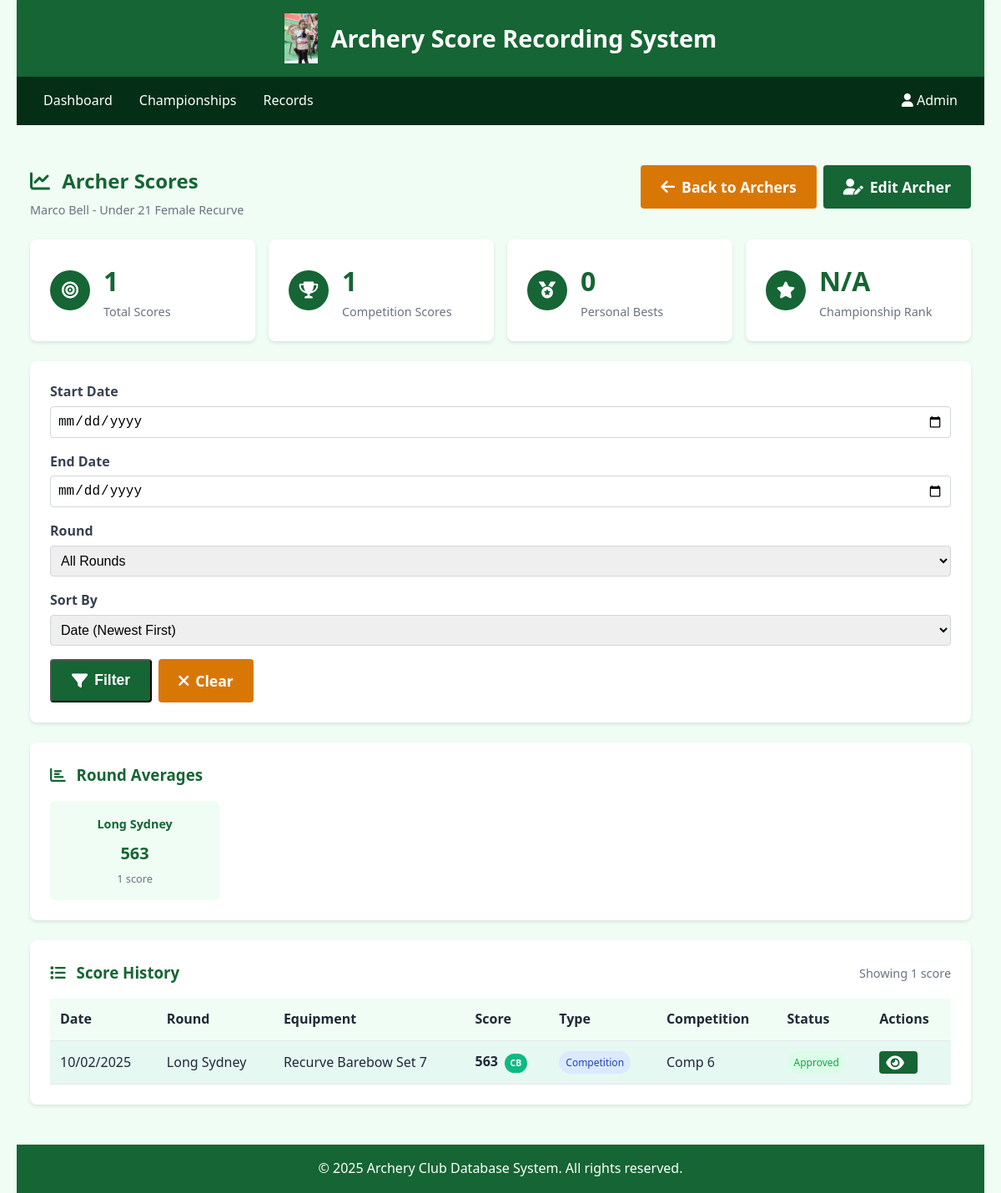
The page /recorder/view_archer_scores.php?id=73 (signed in) on the database its author committed.
### tables this page shows
CREATE TABLE `RecorderTable` (
  `RecorderID` int(11) NOT NULL,
  `Username` varchar(50) NOT NULL,
  `Password` varchar(255) NOT NULL,
  `FirstName` varchar(50) NOT NULL,
  `LastName` varchar(50) NOT NULL,
  `Email` varchar(100) NOT NULL,
  `IsActive` tinyint(1) DEFAULT '1'
);

CREATE TABLE `ArcherTable` (
  `ArcherID` int(11) NOT NULL,
  `FirstName` varchar(50) NOT NULL,
  `LastName` varchar(50) NOT NULL,
  `Gender` enum('Male','Female') NOT NULL,
  `DOB` date NOT NULL,
  `ClassID` int(11) NOT NULL,
  `DefaultDivisionID` int(11) NOT NULL,
  `DefaultEquipmentID` int(11) NOT NULL,
  `IsActive` tinyint(1) DEFAULT '1'
);

CREATE TABLE `ClassTable` (
  `ClassID` int(11) NOT NULL,
  `ClassName` varchar(100) NOT NULL,
  `Gender` enum('Female','Male') DEFAULT NULL,
  `MinAge` int(11) NOT NULL,
  `MaxAge` int(11) NOT NULL
);

CREATE TABLE `DivisionTable` (
  `DivisionID` int(11) NOT NULL,
  `DivisionName` varchar(100) NOT NULL,
  `Gender` varchar(6) DEFAULT NULL
);

CREATE TABLE `ScoreTable` (
  `ScoreID` int(11) NOT NULL,
  `ArcherID` int(11) NOT NULL,
  `RoundID` int(11) NOT NULL,
  `EquipmentID` int(11) NOT NULL,
  `CompetitionID` int(11) DEFAULT NULL,
  `DateShot` date NOT NULL,
  `TotalScore` int(11) NOT NULL,
  `IsPractice` tinyint(1) DEFAULT '1',
  `IsApproved` tinyint(1) DEFAULT '0',
  `IsPersonalBest` tinyint(1) DEFAULT '0',
  `IsClubBest` tinyint(1) DEFAULT '0'
);

CREATE TABLE `RoundTable` (
  `RoundID` int(11) NOT NULL,
  `RoundName` varchar(100) NOT NULL,
  `TotalArrows` int(11) NOT NULL,
  `IsOfficial` tinyint(1) DEFAULT '0',
  `DateEffectiveFrom` date NOT NULL,
  `DateEffectiveTo` date DEFAULT NULL
);

CREATE TABLE `EquipmentTable` (
  `EquipmentID` int(11) NOT NULL,
  `EquipmentName` varchar(50) NOT NULL,
  `DivisionID` int(11) NOT NULL
);

CREATE TABLE `CompetitionTable` (
  `CompetitionID` int(11) NOT NULL,
  `CompetitionName` varchar(100) NOT NULL,
  `StartDate` date NOT NULL,
  `EndDate` date NOT NULL,
  `Location` varchar(100) NOT NULL,
  `IsOfficial` tinyint(1) DEFAULT '0',
  `IsChampionship` tinyint(1) DEFAULT '0',
  `ContributesToChampionship` tinyint(1) DEFAULT '0'
);

### recorder/view_archer_scores.php (the view, shortened to what the rows shown need)
<?php
require_once '../includes/settings.php';
require_once '../includes/db_functions.php';
$recorder = getCurrentRecorder();
$archerId = isset($_GET['id']) ? intval($_GET['id']) : 0;
$archer = getArcherById($archerId);
$startDate = isset($_GET['start_date']) ? $_GET['start_date'] : '';
$endDate = isset($_GET['end_date']) ? $_GET['end_date'] : '';
$roundId = isset($_GET['round_id']) ? intval($_GET['round_id']) : null;
$sortBy = isset($_GET['sort']) ? $_GET['sort'] : 'date_desc';
$scores = getArcherScores($archerId, $startDate ?: null, $endDate ?: null, $roundId ?: null);
switch ($sortBy) {
    default:
        usort($scores, function($a, $b) {
            return strcmp($b['DateShot'], $a['DateShot']);
        });
        break;
}
$championshipSummary = getArcherChampionshipSummary($archerId);
$totalScores = count($scores);
$practiceScores = count(array_filter($scores, function($score) { return $score['IsPractice']; }));
$competitionScores = $totalScores - $practiceScores;
$roundAverages = [];
foreach ($scores as $score) {
    $round = $score['RoundName'];
    if (!isset($roundAverages[$round])) {
        $roundAverages[$round] = ['total' => 0, 'count' => 0];
    }
    $roundAverages[$round]['total'] += $score['TotalScore'];
    $roundAverages[$round]['count']++;
}
?>
<!DOCTYPE html>
<html lang="en">
<head>
    <link rel="stylesheet" href="../css/main.css">
    <link rel="stylesheet" href="../css/navbar_recorder.css">
    <link rel="stylesheet" href="https://cdnjs.cloudflare.com/ajax/libs/font-awesome/6.0.0/css/all.min.css">
</head>
<body>
    <div class="container">
        <header>
            <div class="logo">
                <h1>Archery Score Recording System</h1>
            </div>
        </header>
        <div class="navbar">
            <div class="navbar-right">
                <div class="dropdown">
                    <a href="#" class="dropdown-toggle">
                        <i class="fas fa-user"></i> <?php echo htmlspecialchars($recorder['FirstName']); ?>
                    </a>
                </div>
            </div>
        </div>
        <main>
            <div class="archer-scores-container">
                <div class="page-header">
                    <div>
                        <h2><i class="fas fa-chart-line"></i> Archer Scores</h2>
                        <p class="page-subtitle">
                            <?php echo htmlspecialchars($archer['FirstName'] . ' ' . $archer['LastName']); ?> -
                            <?php echo htmlspecialchars($archer['ClassName'] . ' ' . $archer['DivisionName']); ?>
                        </p>
                    </div>
                </div>
                <div class="stats-grid">
                    <div class="stat-card">
                        <div class="stat-content">
                            <h3><?php echo $competitionScores; ?></h3>
                            <p>Competition Scores</p>
                        </div>
                    </div>
                </div>
                <?php if (!empty($roundAverages)): ?>
                <div class="round-averages-section">
                    <div class="averages-grid">
                        <?php foreach ($roundAverages as $roundName => $avg): ?>
                        <div class="average-card">
                            <div class="average-round"><?php echo htmlspecialchars($roundName); ?></div>
                            <div class="average-score"><?php echo $avg['average']; ?></div>
                            <div class="average-count"><?php echo $avg['count']; ?> score<?php echo $avg['count'] != 1 ? 's' : ''; ?></div>
                        </div>
                        <?php endforeach; ?>
                    </div>
                </div>
                <?php endif; ?>
                <div class="scores-section">
                    <?php if (empty($scores)): ?>
                        <div class="no-scores">
                            <i class="fas fa-info-circle"></i>
                            <p>No scores found for the selected criteria.</p>
                        </div>
                    <?php else: ?>
                        <div class="scores-table-container">
                            <table class="data-table scores-table">
                                <thead>
                                    <tr>
                                        <th>Date</th>
                                        <th>Round</th>
                                        <th>Equipment</th>
                                        <th>Score</th>
                                        <th>Type</th>
                                        <th>Competition</th>
                                        <th>Status</th>
                                        <th>Actions</th>
                                    </tr>
                                </thead>
                                <tbody>
                                    <?php foreach ($scores as $score): ?>
                                        <tr class="<?php echo $score['IsPersonalBest'] ? 'personal-best-row' : ''; ?> <?php echo $score['IsClubBest'] ? 'club-best-row' : ''; ?>">
                                            <td><?php echo formatDate($score['DateShot']); ?></td>
                                            <td><?php echo htmlspecialchars($score['RoundName']); ?></td>
                                            <td><?php echo htmlspecialchars($score['EquipmentName']); ?></td>
                                            <td class="score-value">
                                                <strong><?php echo $score['TotalScore']; ?></strong>
                                                <?php if ($score['IsClubBest']): ?>
                                                    <span class="badge badge-cb" title="Club Best">CB</span>
                                                <?php endif; ?>
                                            </td>
                                            <td>
                                                <?php if ($score['IsPractice']): ?>
                                                    <span class="type-badge type-practice">Practice</span>
                                                <?php else: ?>
                                                    <span class="type-badge type-competition">Competition</span>
                                                <?php endif; ?>
                                            </td>
                                            <td>
                                                <?php echo $score['CompetitionName'] ? htmlspecialchars($score['CompetitionName']) : '-'; ?>
                                            </td>
                                            <td>
                                                <?php if ($score['IsApproved']): ?>
                                                    <span class="status-badge status-approved">Approved</span>
                                                <?php else: ?>
                                                    <span class="status-badge status-pending">Pending</span>
                                                <?php endif; ?>
                                            </td>
                                            <td>
                                                <div class="action-buttons">
                                                    <a href="score_details.php?id=<?php echo $score['ScoreID']; ?>" class="btn btn-sm btn-primary" title="View Details">
                                                        <i class="fas fa-eye"></i>
                                                    </a>
                                                </div>
                                            </td>
                                        </tr>
                                    <?php endforeach; ?>
                                </tbody>
                            </table>
                        </div>
                    <?php endif; ?>
                </div>
            </div>
        </main>
    </div>
</body>
</html>

### rows shown on the page
recordertable: FirstName "Admin"
archertable: FirstName+LastName "Marco Bell", ClassID.DivisionName "Under 21 Female Recurve"
scoretable: IsPractice "1", roundName "Long Sydney", TotalScore "563", count "1", DateShot "10/02/2025", RoundID.RoundName "Long Sydney", EquipmentID.EquipmentName "Recurve Barebow Set 7", IsClubBest "CB", shows "Competition", CompetitionID.CompetitionName "Comp 6", IsApproved "Approved"

### other values the page prints
$totalScores "1"
$personalBestCount "0"
count($scores) "1"
